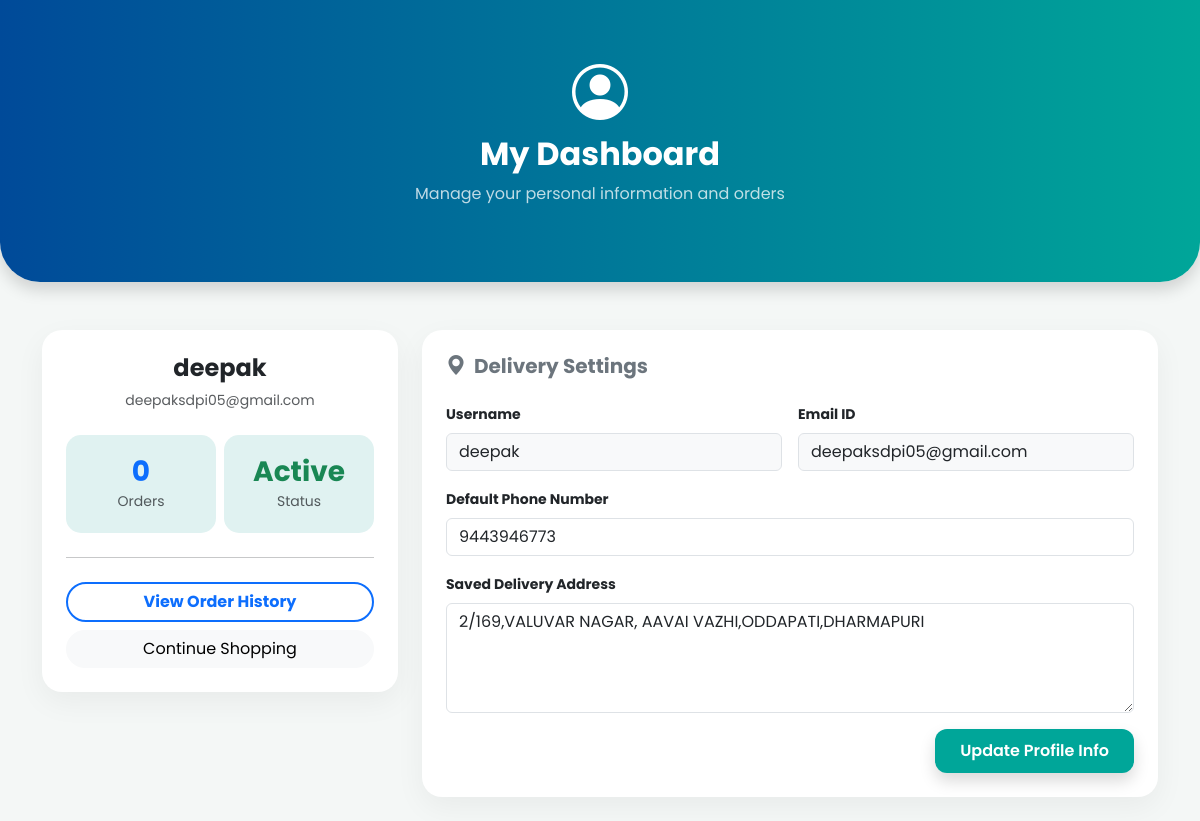
The app's page /profile (signed in) with its own data.
### app.py (models this page shows)
class User(db.Model, UserMixin):
    id = db.Column(db.Integer, primary_key=True)
    username = db.Column(db.String(50), unique=True, nullable=False)
    email = db.Column(db.String(100), unique=True, nullable=False)
    password = db.Column(db.String(200), nullable=False)
    address = db.Column(db.String(500))
    phone = db.Column(db.String(20))

### app.py (the view)
@app.route('/profile', methods=['GET', 'POST'])
@login_required
def profile():
    if request.method == 'POST':
        current_user.address = request.form.get('address')
        current_user.phone = request.form.get('phone')
        db.session.commit()
        flash('Profile updated successfully!', 'success')
        return redirect(url_for('profile'))
    order_count = Order.query.filter_by(user_id=current_user.id).count()
    return render_template('profile.html', user=current_user, order_count=order_count)

### app.py (called while the page is built)
@login_manager.user_loader
def load_user(user_id):
    return User.query.get(int(user_id))

### templates/profile.html (shortened to what this page needs)
<!DOCTYPE html>
<html lang="en">
<head>
    <link href="https://cdn.jsdelivr.net/npm/bootstrap@5.3.0/dist/css/bootstrap.min.css" rel="stylesheet">
    <link rel="stylesheet" href="https://cdn.jsdelivr.net/npm/bootstrap-icons@1.10.0/font/bootstrap-icons.css">
</head>
<body>
<div class="profile-header shadow mb-5">
    <div class="container text-center">
        <div class="display-4 mb-2"><i class="bi bi-person-circle"></i></div>
        <h2 class="fw-bold">My Dashboard</h2>
        <p class="opacity-75">Manage your personal information and orders</p>
    </div>
</div>
<div class="container">
    <div class="row g-4">
        <div class="col-lg-4">
            <div class="card p-4 text-center">
                <h4 class="fw-bold text-dark">{{ user.username }}</h4>
                <p class="text-muted small mb-4">{{ user.email }}</p>
                <div class="row g-2">
                    <div class="col-6">
                        <div class="stat-card">
                            <h3 class="fw-bold text-primary mb-0">{{ order_count }}</h3>
                            <small class="text-muted">Orders</small>
                        </div>
                    </div>
                    <div class="col-6">
                        <div class="stat-card">
                            <h3 class="fw-bold text-success mb-0">Active</h3>
                            <small class="text-muted">Status</small>
                        </div>
                    </div>
                </div>
                <hr class="my-4">
                <div class="d-grid gap-2">
                    <a href="/my_orders" class="btn btn-outline-primary border-2 rounded-pill fw-bold">View Order History</a>
                    <a href="/" class="btn btn-light rounded-pill">Continue Shopping</a>
                </div>
            </div>
        </div>
        <div class="col-lg-8">
            <div class="card p-4 mb-4">
                <h5 class="fw-bold mb-4 text-secondary"><i class="bi bi-geo-alt-fill me-2"></i>Delivery Settings</h5>
                <form action="/profile" method="POST">
                    <div class="row g-3">
                        <div class="col-md-6">
                            <label class="form-label fw-bold small">Username</label>
                            <input type="text" class="form-control bg-light" value="{{ user.username }}" disabled>
                        </div>
                        <div class="col-md-6">
                            <label class="form-label fw-bold small">Email ID</label>
                            <input type="text" class="form-control bg-light" value="{{ user.email }}" disabled>
                        </div>
                        <div class="col-12">
                            <label class="form-label fw-bold small">Default Phone Number</label>
                            <input type="text" name="phone" class="form-control" value="{{ user.phone if user.phone else '' }}" placeholder="Enter your mobile number">
                        </div>
                        <div class="col-12">
                            <label class="form-label fw-bold small">Saved Delivery Address</label>
                            <textarea name="address" class="form-control" rows="4" placeholder="Enter your full address here...">{{ user.address if user.address else '' }}</textarea>
                        </div>
                        <div class="col-12 text-end">
                            <button type="submit" class="btn btn-update shadow">Update Profile Info</button>
                        </div>
                    </div>
                </form>
            </div>
        </div>
    </div>
</div>
</body>
</html>

### templates/profile.html (style rules this page uses)
:root { --primary-color: #00a699; --secondary-color: #004a99; }
body { font-family: 'Poppins', sans-serif; background-color: #f4f7f6; }
.profile-header { background: linear-gradient(90deg, var(--secondary-color), var(--primary-color)); color: white; padding: 60px 0; border-radius: 0 0 40px 40px; }
.card { border: none; border-radius: 20px; box-shadow: 0 10px 30px rgba(0,0,0,0.05); }
.stat-card { background: #e0f2f1; border-radius: 15px; padding: 20px; text-align: center; }
.btn-update { background-color: var(--primary-color); color: white; border-radius: 12px; font-weight: 600; padding: 10px 25px; border: none; }

### records on screen
User: username "deepak", email "deepaksdpi05@gmail.com", phone "9443946773", address "2/169,VALUVAR NAGAR, AAVAI VAZHI,ODDAPATI,DHARMAPURI"

### other values on screen
{{ order_count }} "0"
